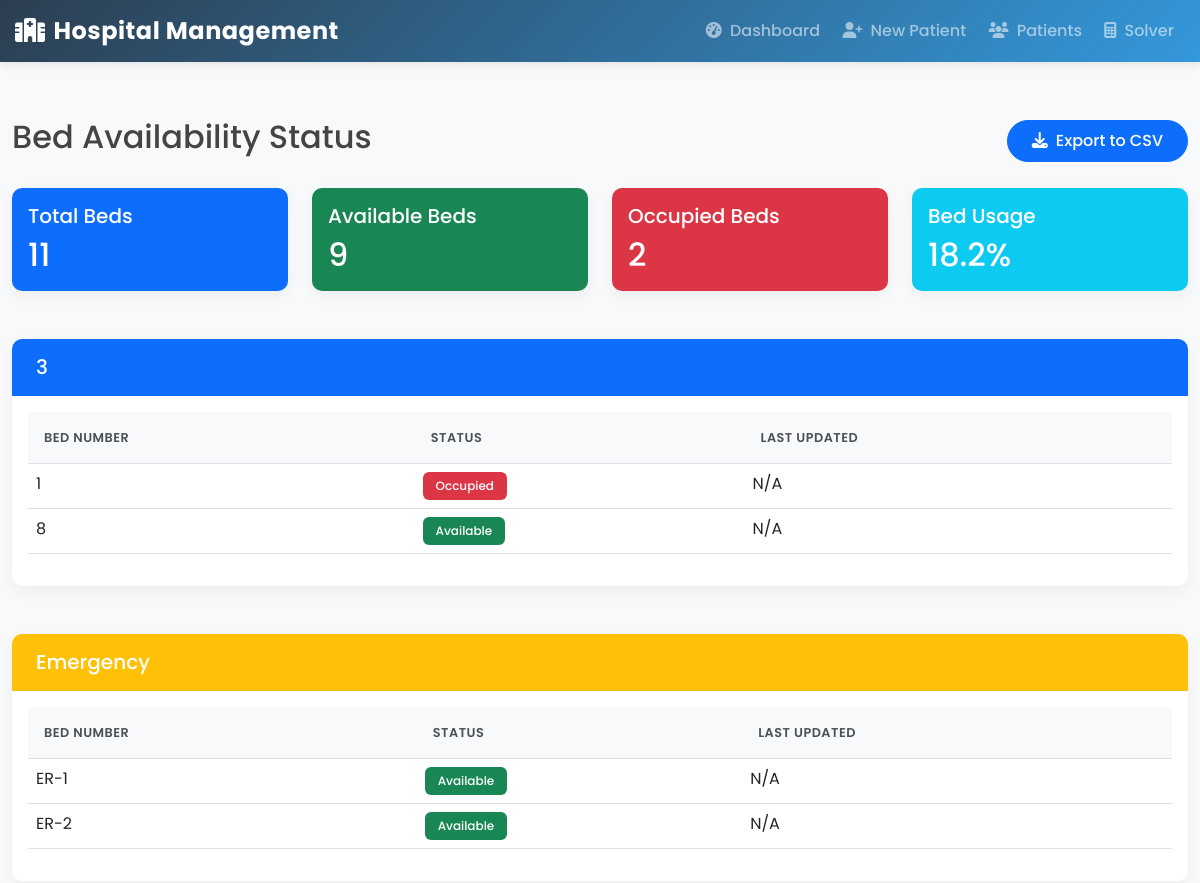
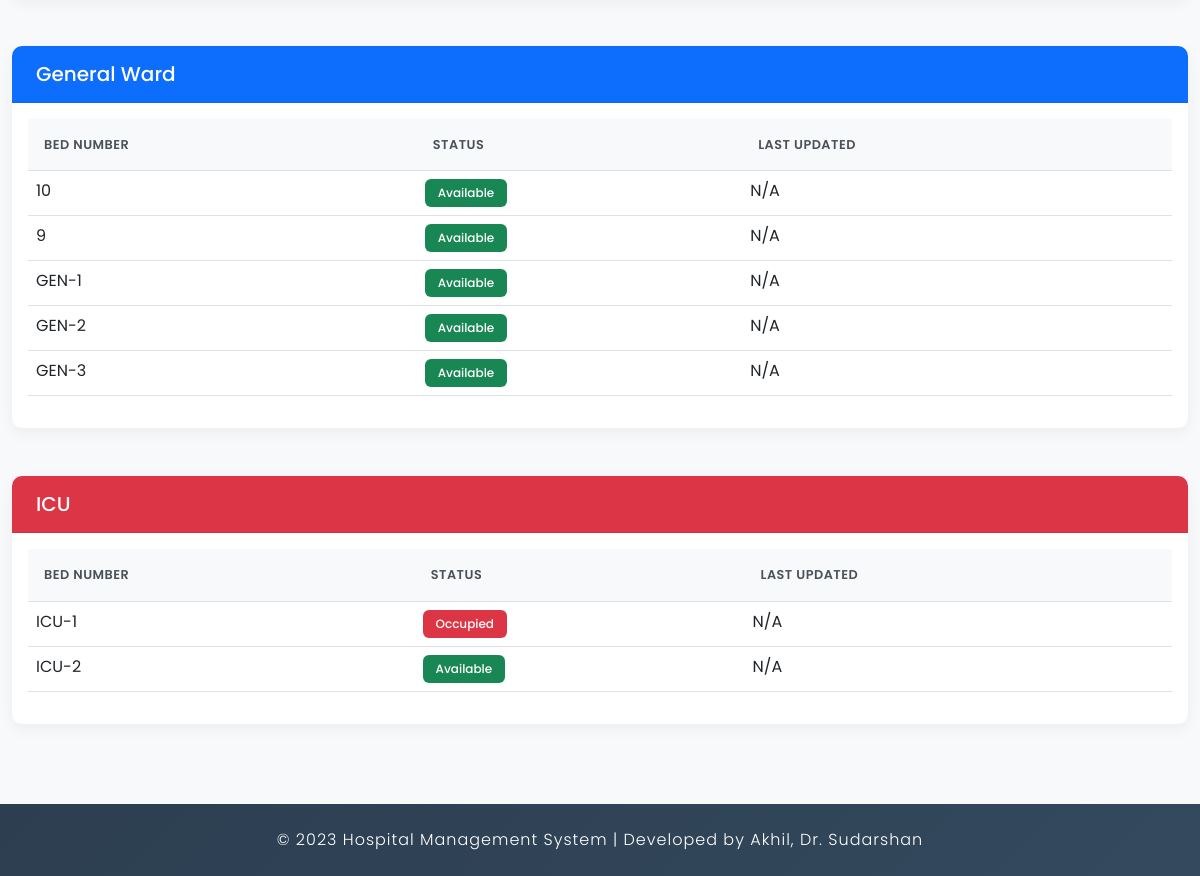
/bed-availability/, run on the app's committed database (2 pictures, top to bottom).
### hospital/models.py (models this page shows, shortened)
class Bed(models.Model):
    number = models.CharField(max_length=10, unique=True)
    is_occupied = models.BooleanField(default=False)
    ward = models.CharField(max_length=50)

### hospital/views.py (the view, shortened to what this page needs)
# urls.py: path('bed-availability/', views.bed_availability_view, name='bed_availability'),
def bed_availability_view(request):
    beds_by_ward = {}
    for bed in Bed.objects.all().order_by('ward', 'number'):
        if bed.ward not in beds_by_ward:
            beds_by_ward[bed.ward] = []
        beds_by_ward[bed.ward].append(bed)
    total_beds = Bed.objects.count()
    available_beds = Bed.objects.filter(is_occupied=False).count()
    occupied_beds = total_beds - available_beds
    context = {
        'beds_by_ward': beds_by_ward,
        'total_beds': total_beds,
        'available_beds': available_beds,
        'occupied_beds': occupied_beds,
        'bed_usage_percent': (occupied_beds / total_beds * 100) if total_beds > 0 else 0
    }
    return render(request, 'hospital/bed_availability.html', context)

### hospital/templates/hospital/bed_availability.html (shortened to what this page needs)
{% extends 'hospital/base.html' %}
{% block content %}
<div class="container-fluid">
    <div class="row mb-4">
        <div class="col-md-12">
            <div class="d-flex justify-content-between align-items-center">
                <h2>Bed Availability Status</h2>
                <a href="?export=csv" class="btn btn-primary">
                    <i class="fas fa-download me-2"></i>Export to CSV
                </a>
            </div>
        </div>
    </div>
    <div class="row mb-4">
        <div class="col-md-3">
            <div class="card bg-primary text-white">
                <div class="card-body">
                    <h5 class="card-title">Total Beds</h5>
                    <h2 class="card-text">{{ total_beds }}</h2>
                </div>
            </div>
        </div>
        <div class="col-md-3">
            <div class="card bg-success text-white">
                <div class="card-body">
                    <h5 class="card-title">Available Beds</h5>
                    <h2 class="card-text">{{ available_beds }}</h2>
                </div>
            </div>
        </div>
        <div class="col-md-3">
            <div class="card bg-danger text-white">
                <div class="card-body">
                    <h5 class="card-title">Occupied Beds</h5>
                    <h2 class="card-text">{{ occupied_beds }}</h2>
                </div>
            </div>
        </div>
        <div class="col-md-3">
            <div class="card bg-info text-white">
                <div class="card-body">
                    <h5 class="card-title">Bed Usage</h5>
                    <h2 class="card-text">{{ bed_usage_percent|floatformat:1 }}%</h2>
                </div>
            </div>
        </div>
    </div>
    {% for ward, beds in beds_by_ward.items %}
    <div class="row mb-4">
        <div class="col-md-12">
            <div class="card">
                <div class="card-header bg-{% if ward == 'ICU' %}danger{% elif ward == 'Emergency' %}warning{% else %}primary{% endif %} text-white">
                    <h5 class="card-title mb-0">{{ ward }}</h5>
                </div>
                <div class="card-body">
                    <div class="table-responsive">
                        <table class="table table-hover">
                            <thead>
                                <tr>
                                    <th>Bed Number</th>
                                    <th>Status</th>
                                    <th>Last Updated</th>
                                </tr>
                            </thead>
                            <tbody>
                                {% for bed in beds %}
                                <tr>
                                    <td>{{ bed.number }}</td>
                                    <td>
                                        <span class="badge bg-{% if bed.is_occupied %}danger{% else %}success{% endif %}">
                                            {% if bed.is_occupied %}Occupied{% else %}Available{% endif %}
                                        </span>
                                    </td>
                                    <td>{{ bed.updated_at|default:"N/A" }}</td>
                                </tr>
                                {% endfor %}
                            </tbody>
                        </table>
                    </div>
                </div>
            </div>
        </div>
    </div>
    {% endfor %}
</div>
{% endblock %}

### hospital/templates/hospital/base.html (style rules this page uses)
:root { --primary-color: #2c3e50; --secondary-color: #3498db; --accent-color: #1abc9c; --light-color: #ecf0f1; --dark-color: #2c3e50; --danger-color: #e74c3c; --warning-color: #f39c12; --success-color: #27ae60; --info-color: #3498db; }
body { font-family: 'Poppins', sans-serif; background-color: #f8f9fa; color: #444; min-height: 100vh; display: flex; flex-direction: column; }
.card { border-radius: 10px; border: none; box-shadow: 0 5px 15px rgba(0, 0, 0, 0.05); transition: transform 0.3s, box-shadow 0.3s; margin-bottom: 1.5rem; overflow: hidden; }
.card-header { background-color: #fff; border-bottom: 1px solid rgba(0, 0, 0, 0.05); font-weight: 600; padding: 1rem 1.5rem; }
.table { border-collapse: separate; border-spacing: 0; }
.table th { background-color: #f8f9fa; font-weight: 600; text-transform: uppercase; font-size: 0.8rem; letter-spacing: 0.5px; color: #495057; padding: 1rem; }
.btn { font-weight: 500; border-radius: 30px; padding: 0.5rem 1.5rem; transition: all 0.3s; }
.badge { padding: 0.5rem 0.8rem; font-weight: 500; border-radius: 6px; }

### data on the page
Bed: ward "3", number "1", is_occupied "Occupied", updated_at "N/A"
Bed: number "8", is_occupied "Available", updated_at "N/A"
Bed: ward "Emergency", number "ER-1", is_occupied "Available", updated_at "N/A"
Bed: number "ER-2", is_occupied "Available", updated_at "N/A"
Bed: ward "General Ward", number "10", is_occupied "Available", updated_at "N/A"
Bed: number "9", is_occupied "Available", updated_at "N/A"
Bed: number "GEN-1", is_occupied "Available", updated_at "N/A"
Bed: number "GEN-2", is_occupied "Available", updated_at "N/A"
Bed: number "GEN-3", is_occupied "Available", updated_at "N/A"
Bed: ward "ICU", number "ICU-1", is_occupied "Occupied", updated_at "N/A"
Bed: number "ICU-2", is_occupied "Available", updated_at "N/A"

### other printed values
{{ total_beds }} "11"
{{ available_beds }} "9"
{{ occupied_beds }} "2"
{{ bed_usage_percent|floatformat:1 }} "18.2"
